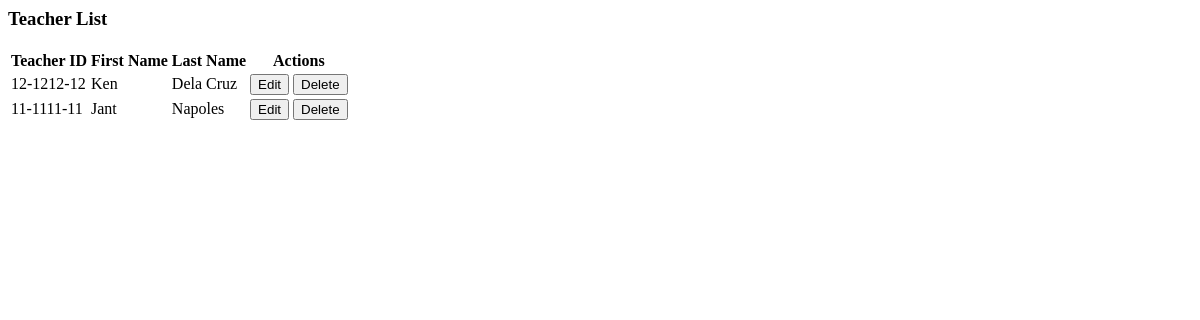
Page /admin_teacher/list/ on the earlier database version.
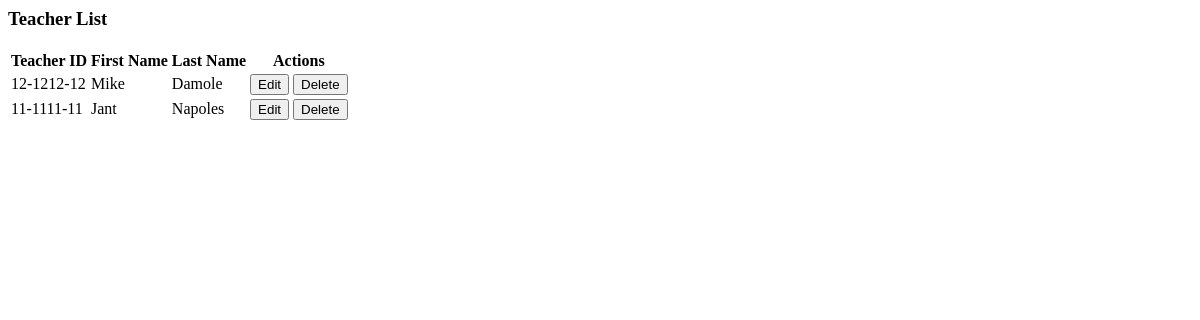
Same page on the later database version.
### StudentManagementSystem/models/teachers.py (models this page shows, shortened)
class Teacher(models.Model):
    teacher_id = models.CharField(max_length=50, unique=True)
    first_name = models.CharField(max_length=150)
    last_name = models.CharField(max_length=150)
    date_of_birth = models.DateField(null=True, blank=True)
    password = models.CharField(max_length=128)  # store hashed passwords ideally
    role = models.CharField(
        max_length=20,
        choices=Role.choices,
        default=Role.TEACHER  # Default to 'Teacher' role
    )

### StudentManagementSystem/views/admin/manage_teachers.py (the view)
def teacher_list(request):
    teachers = Teacher.objects.all()  # Get all teachers from the database
    return render(request, 'admin/teacher_list.html', {'teachers': teachers})

### StudentManagementSystem/templates/admin/teacher_list.html (shortened to what this page needs)
<h3>Teacher List</h3>
<table>
    <thead>
    <tr>
        <th>Teacher ID</th>
        <th>First Name</th>
        <th>Last Name</th>
        <th>Actions</th>
    </tr>
    </thead>
    <tbody>
    {% for teacher in teachers %}
        <tr>
            <td>{{ teacher.teacher_id }}</td>
            <td>{{ teacher.first_name }}</td>
            <td>{{ teacher.last_name }}</td>
            <td>
                <button onclick="openEditModal({{ teacher.id }})">Edit</button>
                <button onclick="deleteTeacher({{ teacher.id }})">Delete</button>
            </td>
        </tr>
    {% endfor %}
    </tbody>
</table>

Differences in the rows shown:
changed Teacher: first_name "Ken" → "Mike"; last_name "Dela Cruz" → "Damole"
